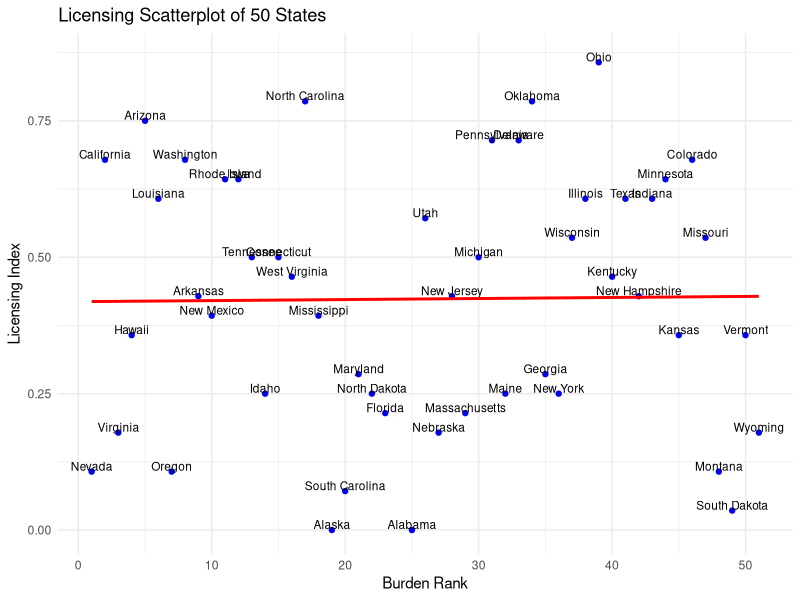
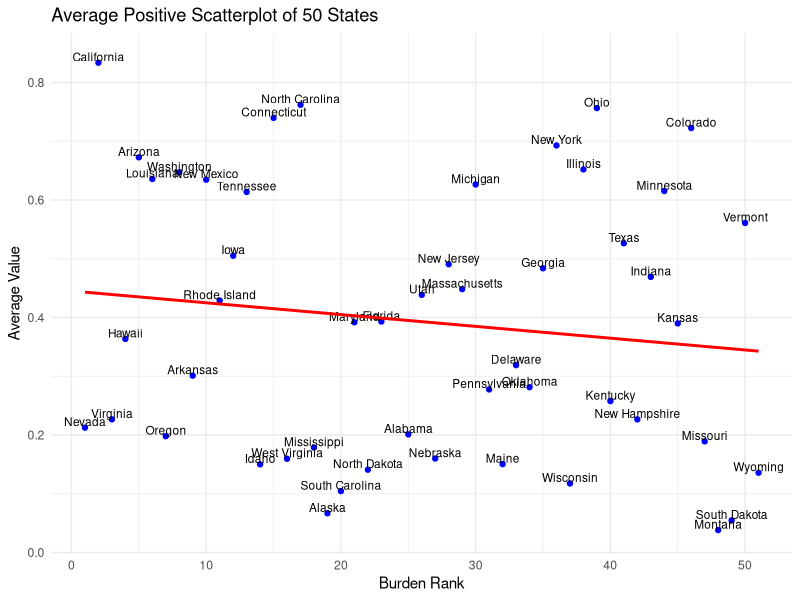
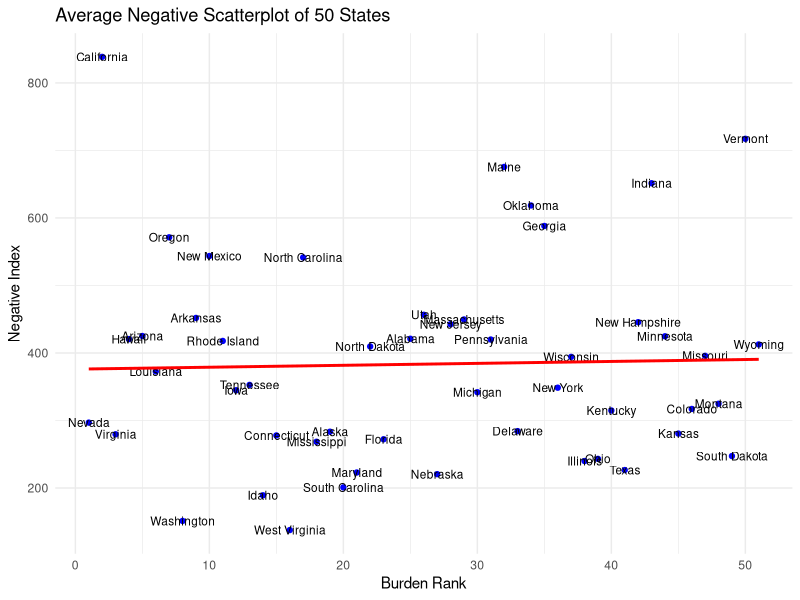
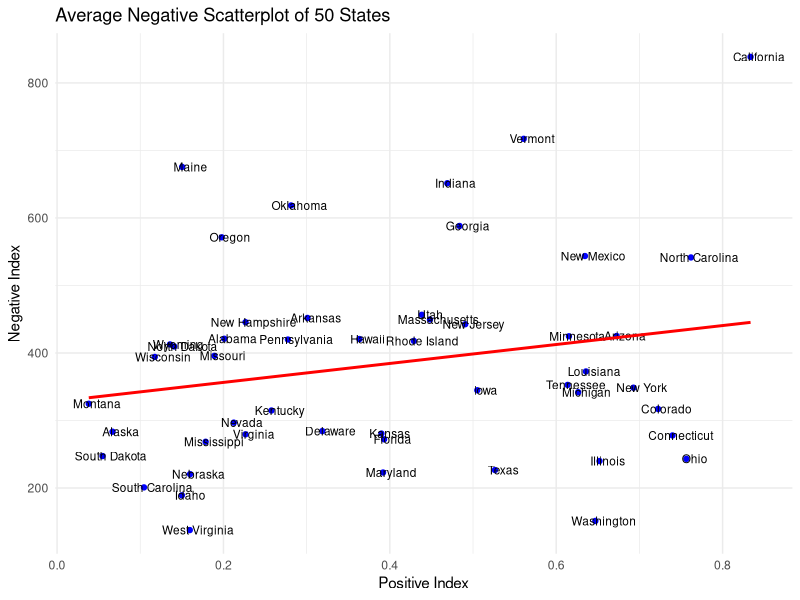

Generate these figures, in order, with R:
# Load necessary library
library(ggplot2)

# Step 1: Read the CSV file
df <- read.csv("scatterplot.csv")

# Step 2: Create the scatterplot
ggplot(df, aes(x = Burden.Rank, y = Licensing.Index, label = State)) +
  geom_point(color = "blue") +  # Add points
  geom_text(nudge_x = 0.01, nudge_y = 0.01, size = 3) +  # Add state labels
  geom_smooth(method = "lm", se = FALSE, color = "red") +  # Add regression line
  ggtitle("Licensing Scatterplot of 50 States") +
  xlab("Burden Rank") +
  ylab("Licensing Index") +
  theme_minimal()

# Step 2: Create the scatterplot
ggplot(df, aes(x = Burden.Rank, y = Average_Value, label = State)) +
  geom_point(color = "blue") +  # Add points
  geom_text(nudge_x = 0.01, nudge_y = 0.01, size = 3) +  # Add state labels
  geom_smooth(method = "lm", se = FALSE, color = "red") +  # Add regression line
  ggtitle("Average Positive Scatterplot of 50 States") +
  xlab("Burden Rank") +
  ylab("Average Value") +
  theme_minimal()

# Step 2: Create the scatterplot
ggplot(df, aes(x = Burden.Rank, y = Combined.Negative.Index, label = State)) +
  geom_point(color = "blue") +  # Add points
  geom_text(nudge_x = 0.01, nudge_y = 0.01, size = 3) +  # Add state labels
  geom_smooth(method = "lm", se = FALSE, color = "red") +  # Add regression line
  ggtitle("Average Negative Scatterplot of 50 States") +
  xlab("Burden Rank") +
  ylab("Negative Index") +
  theme_minimal()

# Step 2: Create the scatterplot
ggplot(df, aes(x = Average_Value, y = Combined.Negative.Index, label = State)) +
  geom_point(color = "blue") +  # Add points
  geom_text(nudge_x = 0.01, nudge_y = 0.01, size = 3) +  # Add state labels
  geom_smooth(method = "lm", se = FALSE, color = "red") +  # Add regression line
  ggtitle("Average Negative Scatterplot of 50 States") +
  xlab("Positive Index") +
  ylab("Negative Index") +
  theme_minimal()